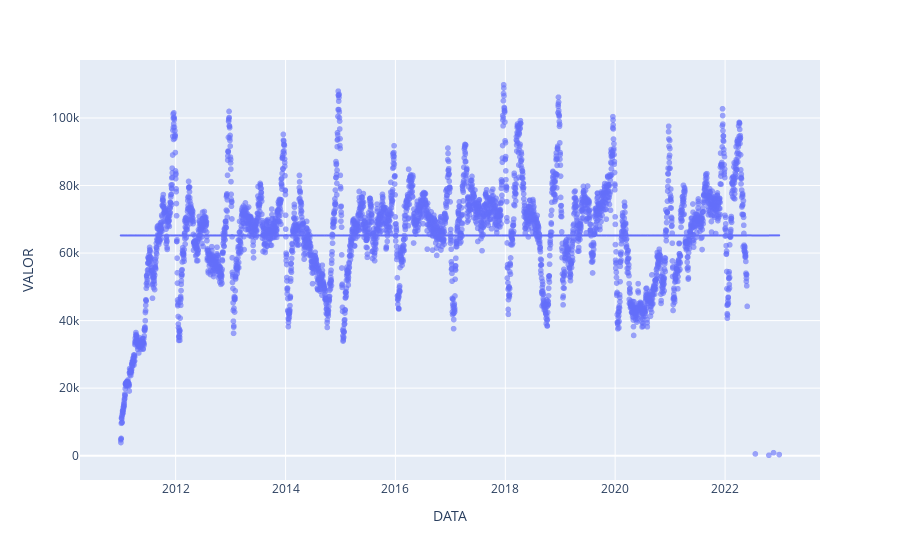

Notebook source saved alongside this figure:
### Code cell
fig = px.scatter(media_3_meses, x='DATA', y='VALOR', opacity=0.6, trendline='ols')
fig.show()

### Figure 1 — Plotly figure (JSON) as saved in the notebook; plotly's stock layout.template omitted (floating-point values rounded to 4 significant figures; data arrays with more than 128 entries replaced by an {"elided": "..."} marker saying what was removed)
{"data": [{"hovertemplate": "DATA=%{x}<br>VALOR=%{y}<extra></extra>", "legendgroup": "", "marker": {"color": "#636efa", "opacity": 0.6, "symbol": "circle"}, "mode": "markers", "name": "", "showlegend": false, "type": "scattergl", "x": {"elided": "4168 str values"}, "xaxis": "x", "y": {"elided": "4168 float values"}, "yaxis": "y"}, {"hovertemplate": "<b>OLS trendline</b><br>VALOR = 14.754 * DATA + 65225.9<br>R<sup>2</sup>=0.000001<br><br>DATA=%{x}<br>VALOR=%{y} <b>(trend)</b><extra></extra>", "legendgroup": "", "marker": {"color": "#636efa", "symbol": "circle"}, "mode": "lines", "name": "", "showlegend": false, "type": "scattergl", "x": {"elided": "4168 str values"}, "xaxis": "x", "y": {"elided": "4168 float values"}, "yaxis": "y"}], "layout": {"legend": {"tracegroupgap": 0}, "margin": {"t": 60}, "xaxis": {"anchor": "y", "domain": [0, 1], "title": {"text": "DATA"}}, "yaxis": {"anchor": "x", "domain": [0, 1], "title": {"text": "VALOR"}}}}
